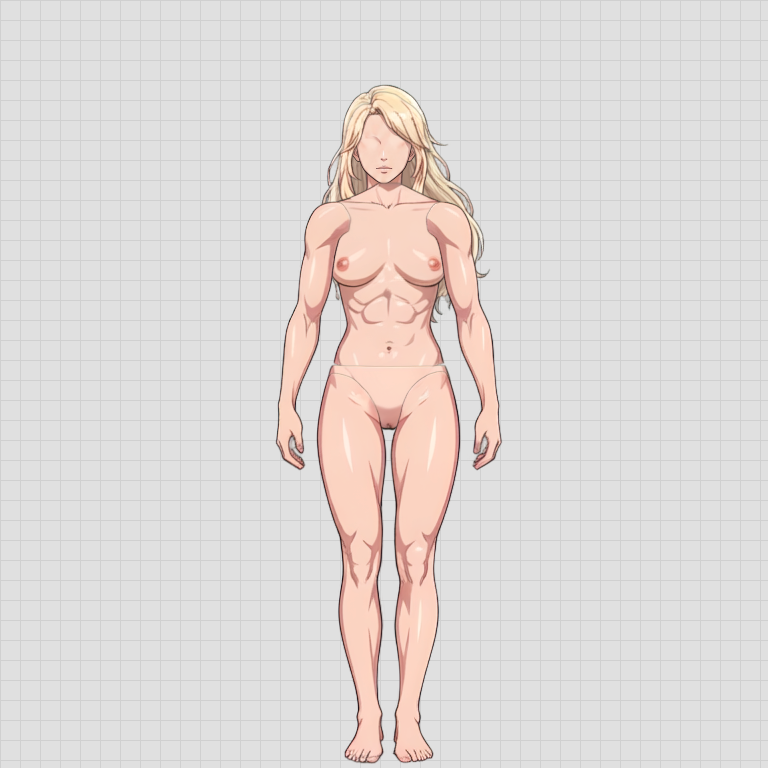
#> input picture body_ref_grid.png, 768 x 768 px
$ python -i cleanup_assist.py   (imports and definitions only)
#> lines starting #> are read from the running program, lines starting #| are printed output that depends on the picture; after the words box and inside, x2 and y2 are one past the last pixel; in counts of white or black regions, pixels touching at a corner belong together
#> further down, picture is the input picture: PIL image 768x768 RGBA; mean R, G, B, A 223.5, 218.1, 215.9, 255
"""CV-assisted cleanup proposals for Lane C clothed-guide assets.

This module is intentionally non-generative: it proposes an editable alpha mask
from the provided source artwork using local image processing only.
"""

from __future__ import annotations

from dataclasses import dataclass
from typing import Any

import cv2
import numpy as np
from PIL import Image


@dataclass(frozen=True)
class CleanupAssistResult:
    proposal: Image.Image
    alpha: Image.Image
    stats: dict[str, Any]


def _clip_strength(style_strength: float | int | str | None) -> float:
    try:
        value = float(style_strength)
    except (TypeError, ValueError):
        value = 0.35
    return max(0.0, min(1.0, value))


def _alpha_mask(image: Image.Image | None, size: tuple[int, int]) -> np.ndarray | None:
    if image is None:
        return None
    rgba = image.convert("RGBA").resize(size, Image.Resampling.LANCZOS)
    return np.array(rgba, dtype=np.uint8)[:, :, 3] > 10


def _remove_small_components(mask: np.ndarray, min_area: int) -> np.ndarray:
    count, labels, stats, _ = cv2.connectedComponentsWithStats(
        mask.astype(np.uint8), connectivity=8
    )
    out = np.zeros(mask.shape, dtype=bool)
    for label in range(1, count):
        if stats[label, cv2.CC_STAT_AREA] >= min_area:
            out[labels == label] = True
    return out


def _fill_tiny_holes(mask: np.ndarray, max_area: int) -> np.ndarray:
    inv = ~mask
    count, labels, stats, _ = cv2.connectedComponentsWithStats(
        inv.astype(np.uint8), connectivity=8
    )
    out = mask.copy()
    h, w = mask.shape
    for label in range(1, count):
        x = stats[label, cv2.CC_STAT_LEFT]
        y = stats[label, cv2.CC_STAT_TOP]
        cw = stats[label, cv2.CC_STAT_WIDTH]
        ch = stats[label, cv2.CC_STAT_HEIGHT]
        touches_edge = x == 0 or y == 0 or x + cw >= w or y + ch >= h
        if not touches_edge and stats[label, cv2.CC_STAT_AREA] <= max_area:
            out[labels == label] = True
    return out


def propose_lane_c_mask(
    source: Image.Image,
    *,
    category: str = "",
    style_strength: float = 0.35,
    current_mask: Image.Image | None = None,
    bg_removed: Image.Image | None = None,
) -> CleanupAssistResult:
    """Return a stylized garment mask proposal for a clothed guide source.

    ``style_strength`` is conservative at 0.0 and aggressive at 1.0. Conservative
    settings preserve more colored pixels, dark outlines, and semi-transparent
    edges; aggressive settings remove more low-saturation/skin-like residue.
    """
#> called with category = '', style_strength = 0.35

    strength = _clip_strength(style_strength)
    rgba_img = source.convert("RGBA")
    rgba = np.array(rgba_img, dtype=np.uint8)
    rgb = rgba[:, :, :3]
    alpha = rgba[:, :, 3]
#> alpha: shape (768, 768); every value is 255
    h, w = alpha.shape
#> h = 768; w = 768
    total = max(1, h * w)
#> total = 589824

    visible = alpha > 10
#> visible: shape (768, 768) bool; every value is 1
    if visible.mean() > 0.985:
        visible = np.ones((h, w), dtype=bool)

    hsv = cv2.cvtColor(rgb, cv2.COLOR_RGB2HSV)
#> hsv: shape (768, 768, 3); mean H, S, V 1.7, 8.4, 223.5
    hue = hsv[:, :, 0]
    sat = hsv[:, :, 1]
    val = hsv[:, :, 2]
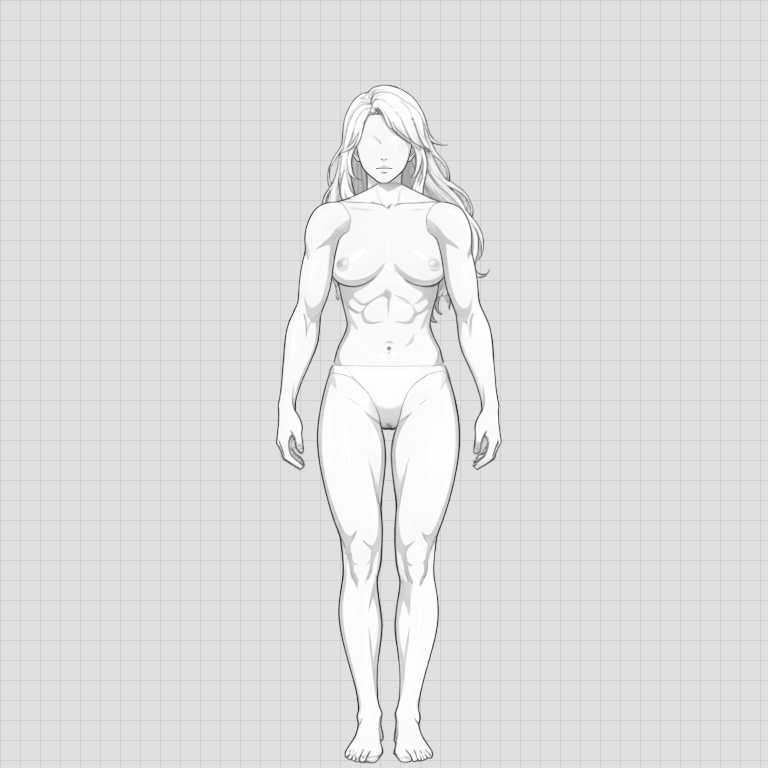
#> val: shape (768, 768); min 34, max 255, mean 223.5
    lum = (
        0.2126 * rgb[:, :, 0].astype(np.float32)
        + 0.7152 * rgb[:, :, 1].astype(np.float32)
        + 0.0722 * rgb[:, :, 2].astype(np.float32)
    )

    max_rgb = rgb.max(axis=2)
    min_rgb = rgb.min(axis=2)
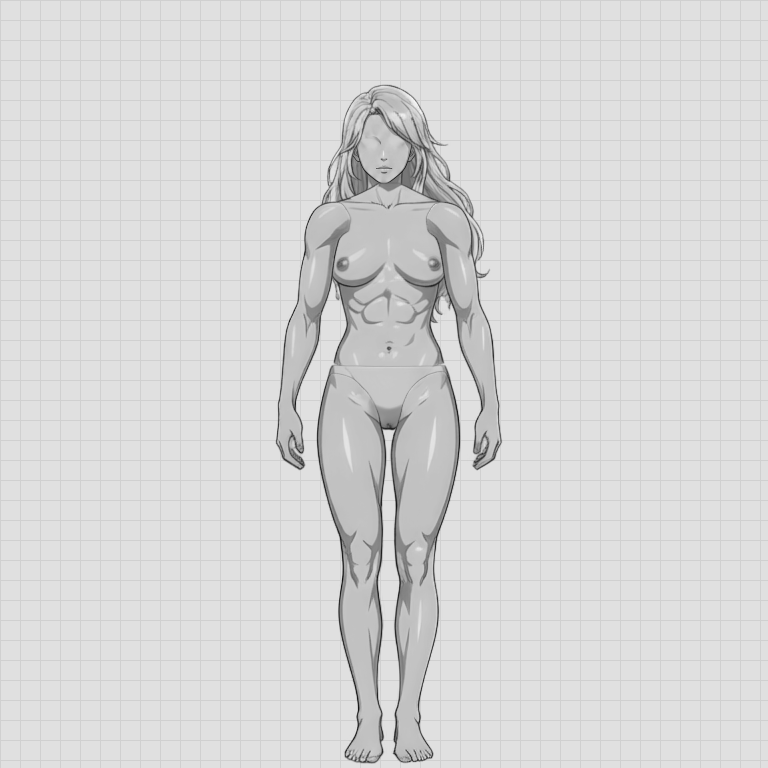
#> min_rgb: shape (768, 768); min 18, max 249, mean 215.9
    neutral = (max_rgb - min_rgb) <= (16 + int(10 * strength))
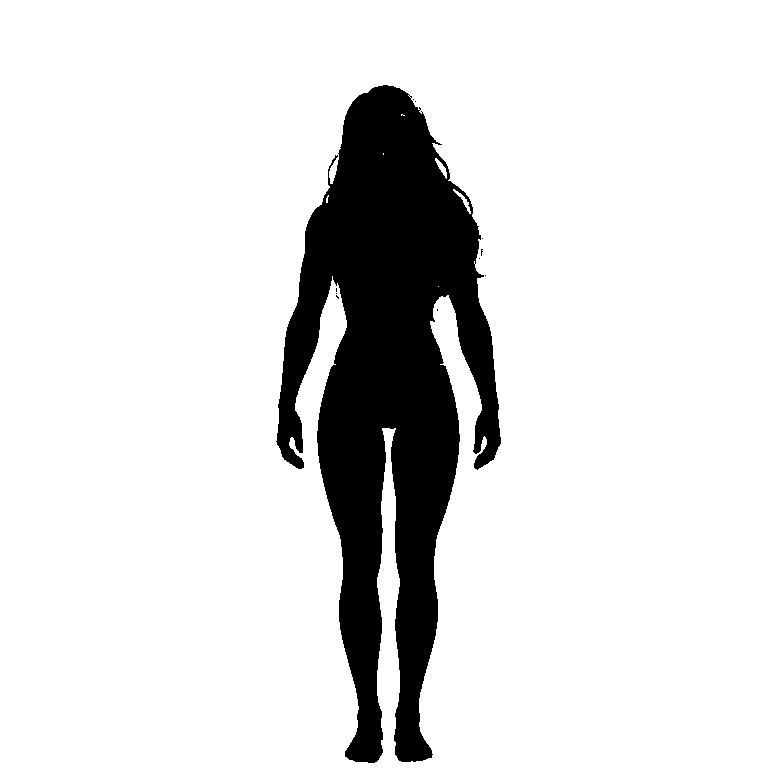
#> neutral: shape (768, 768) bool; 86.9% white; 11 black regions (10 under 20 px), largest, box (x1, y1, x2, y2) and area: (276, 85, 501, 763) 77037
    light_bg = (val >= (244 - int(24 * strength))) & neutral
#> light_bg: shape (768, 768) bool; 0.01% white in thin lines or dots, all inside (x1, y1, x2, y2) = (336, 95, 483, 246)
    near_white = (rgb[:, :, 0] > 238) & (rgb[:, :, 1] > 238) & (rgb[:, :, 2] > 238)
#> near_white: shape (768, 768) bool; 0% white in thin lines or dots, all inside (x1, y1, x2, y2) = (401, 97, 422, 116)
    background = light_bg | near_white | (alpha <= 10)

    dark_line = visible & (lum < (72 + int(18 * (1.0 - strength)))) & (val < 150)
#> dark_line: shape (768, 768) bool; 0.29% white in thin lines or dots, all inside (x1, y1, x2, y2) = (277, 110, 499, 762)
    saturated_color = visible & (sat > (34 + int(28 * strength))) & (val < 250)
#> saturated_color: shape (768, 768) bool; 7% white; 160 white regions (150 under 20 px), largest, box (x1, y1, x2, y2) and area: (276, 88, 501, 763) 40782, (404, 442, 412, 454) 43, (416, 388, 429, 402) 33
    colored_ink = visible & (sat > 18) & ~background
#> colored_ink: shape (768, 768) bool; 13.3% white; 5 white regions (3 under 20 px), largest, box (x1, y1, x2, y2) and area: (276, 85, 502, 763) 78250, (478, 235, 484, 260) 38

    candidate = visible & ~background & (colored_ink | saturated_color | dark_line)
#> candidate: shape (768, 768) bool; 13.3% white; 5 white regions (3 under 20 px), largest, box (x1, y1, x2, y2) and area: (276, 85, 502, 763) 78274, (478, 235, 484, 260) 38

    # Remove common exposed-skin guide residue more strongly as the user moves
    # toward aggressive. Dark outlines are protected separately.
    r = rgb[:, :, 0].astype(np.int16)
    g = rgb[:, :, 1].astype(np.int16)
    b = rgb[:, :, 2].astype(np.int16)
    skin_like = (
        (r > 120)
        & (g > 70)
        & (b > 45)
        & (r > g + 8)
        & (g > b + 5)
        & ((r - b) > 22)
        & (hue < 26)
        & (sat < (118 + int(40 * strength)))
    )
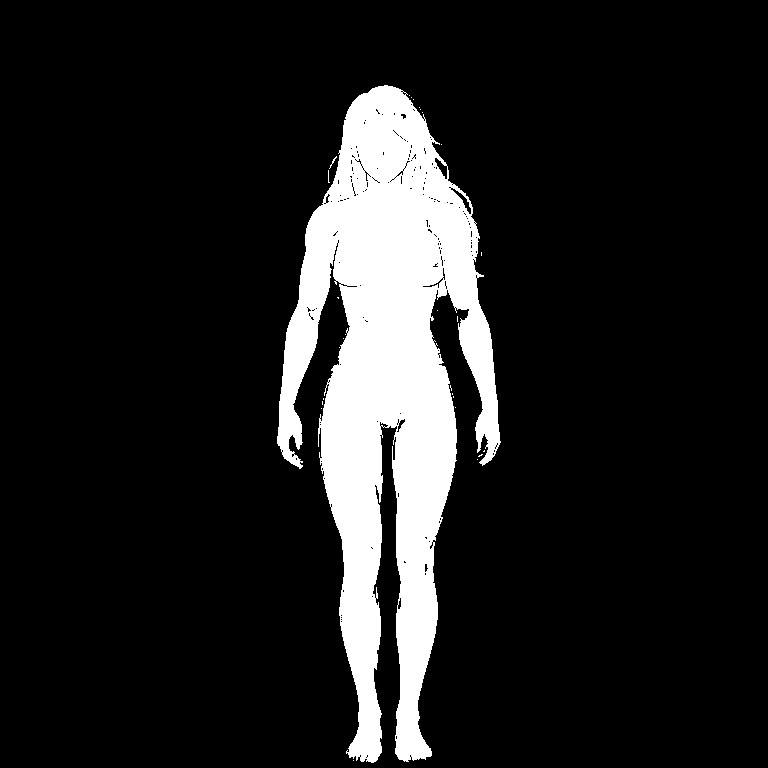
#> skin_like: shape (768, 768) bool; 12.5% white; 28 white regions (26 under 20 px), largest, box (x1, y1, x2, y2) and area: (277, 85, 501, 763) 73351, (329, 156, 337, 169) 20
    if strength >= 0.25:
        candidate &= ~(skin_like & ~dark_line)
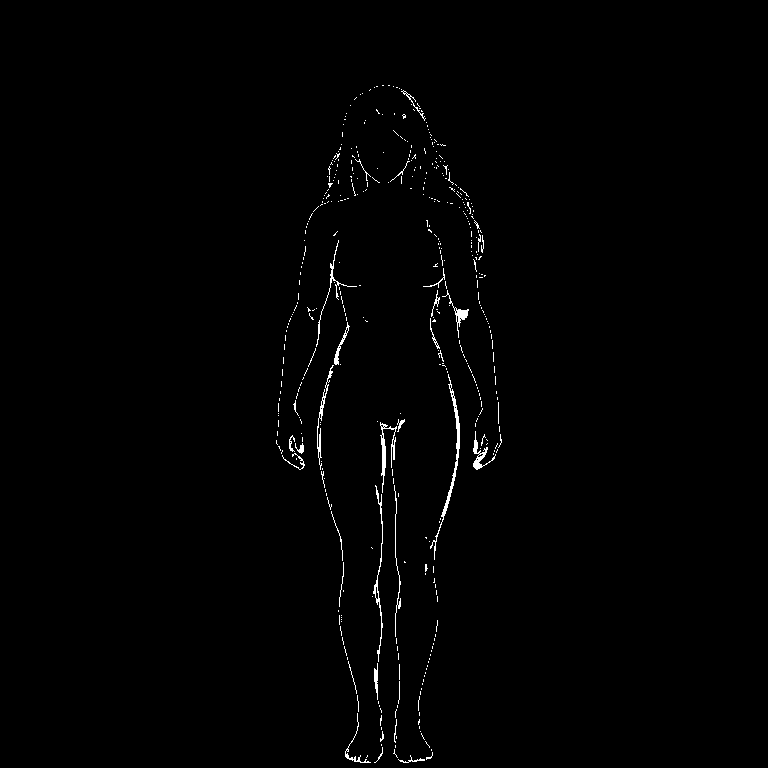
#> candidate: shape (768, 768) bool; 0.83% white in thin lines or dots, all inside (x1, y1, x2, y2) = (276, 85, 502, 763)

    bg_mask = _alpha_mask(bg_removed, (w, h))
    if bg_mask is not None:
        candidate = candidate & (bg_mask | dark_line | saturated_color)

    kernel = np.ones((3, 3), dtype=np.uint8)
    if strength < 0.5:
        candidate = cv2.morphologyEx(candidate.astype(np.uint8), cv2.MORPH_CLOSE, kernel).astype(bool)
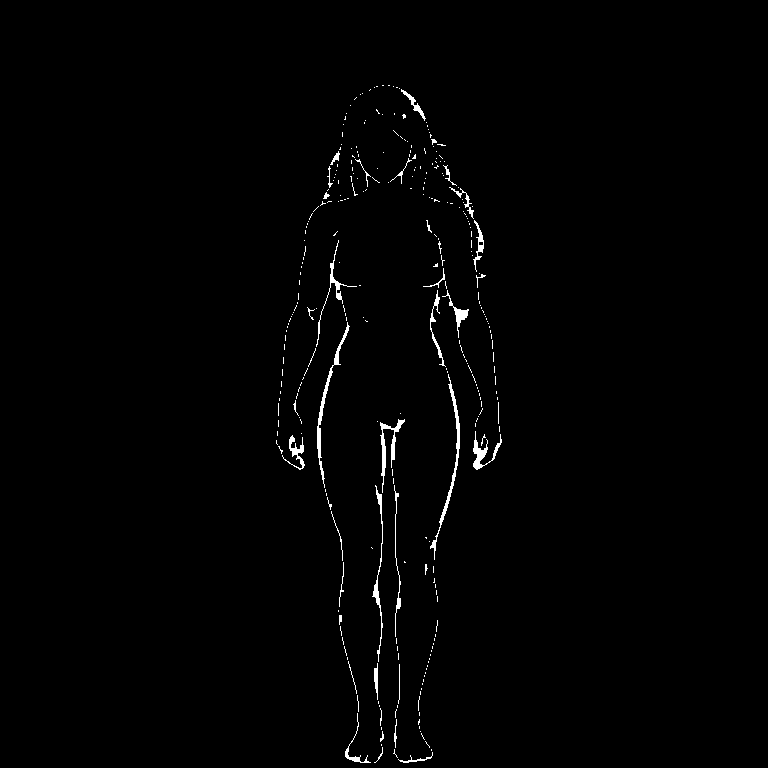
#> candidate: shape (768, 768) bool; 0.99% white; 308 white regions (269 under 20 px), largest, box (x1, y1, x2, y2) and area: (430, 374, 460, 560) 530, (317, 322, 350, 488) 515, (380, 419, 405, 493) 409
        candidate |= dark_line
    else:
        candidate = cv2.morphologyEx(candidate.astype(np.uint8), cv2.MORPH_OPEN, kernel).astype(bool)
        candidate |= dark_line & cv2.dilate(candidate.astype(np.uint8), kernel, iterations=1).astype(bool)

    min_area = max(8, int(total * (0.00025 + 0.0015 * strength)))
#> min_area = 457
    before_components = candidate.copy()
    candidate = _remove_small_components(candidate, min_area)
#> in _remove_small_components, `count, labels, stats, _ = cv2.connectedComponentsWithStats( mask.astyp..`: labels: shape (768, 768) int32; 309 distinct labels, from 0 to 308
#> in _remove_small_components, `count, labels, stats, _ = cv2.connectedComponentsWithStats( mask.astyp..`: count = 309; stats = 309 rows, first 6: [0, 0, 768, 768, 584001], [382, 85, 2, 1, 2], [388, 85, 2, 1, 2], [374, 87, 1, 1, 1], [376, 86, 2, 1, 2], [393, 86, 1, 1, 1]
#> after the loop in _remove_small_components, `for label in range(1, count):`:
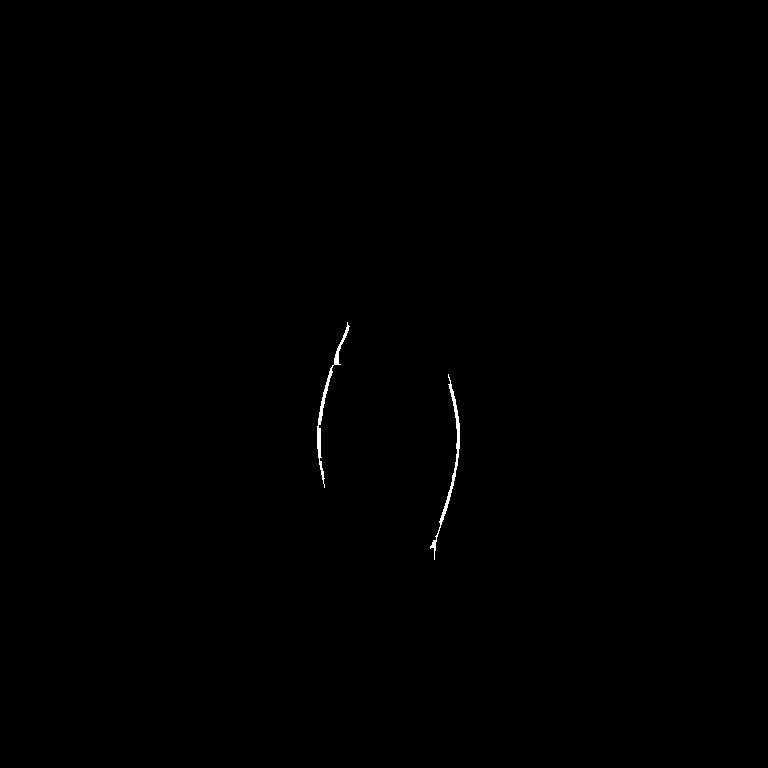
#> out: shape (768, 768) bool; 0.18% white; 2 white regions, box (x1, y1, x2, y2) and area: (430, 374, 460, 560) 530, (317, 322, 350, 488) 515
    if not candidate.any() and before_components.any():
        candidate = _remove_small_components(before_components, 1)

    candidate = _fill_tiny_holes(candidate, max(8, int(total * 0.0007)))
#> in _fill_tiny_holes, `count, labels, stats, _ = cv2.connectedComponentsWithStats( inv.astype..`: count = 2; stats = [[317, 322, 143, 238, 1045], [0, 0, 768, 768, 588779]]
#> the loop in _fill_tiny_holes, `for label in range(1, count):` made 1 pass
#> (x, y, cw, ch, touches_edge) on pass 1: (0, 0, 768, 768, True)

    source_visible_count = int(visible.sum())
#> source_visible_count = 589824
    candidate_count = int(candidate.sum())
#> candidate_count = 1045
    used_fallback = False
    if source_visible_count and candidate_count / source_visible_count < 0.015:
        # Keep Lane C proposals editable and non-destructive by avoiding a
        # nearly empty mask when the heuristic over-cleans.
        fallback = visible & ~background
        fallback |= dark_line | saturated_color
        fallback = _remove_small_components(fallback, max(4, min_area // 2))
        if fallback.sum() > candidate_count:
            candidate = fallback
            candidate_count = int(candidate.sum())
#> candidate_count = 589764
            used_fallback = True

    out_alpha = np.where(candidate, alpha, 0).astype(np.uint8)
    if int(alpha.max()) == 255 and int(alpha.min()) == 255:
        out_alpha[candidate] = 255

    out_rgba = rgba.copy()
    out_rgba[:, :, 3] = out_alpha
#> out_rgba: shape (768, 768, 4); 0.01% of pixels changed, all inside (x1, y1, x2, y2) = (336, 95, 483, 246)

    protected_count = int(dark_line.sum())
#> protected_count = 1723
    kept_protected = int((dark_line & candidate).sum())
#> kept_protected = 1723
    edge_score = 1.0 if protected_count == 0 else kept_protected / protected_count
#> edge_score = 1

    current_diff_coverage = None
    current = _alpha_mask(current_mask, (w, h))
    if current is not None:
        diff = np.logical_xor(current, candidate)
        current_diff_coverage = float(diff.sum() / total)

    removed_count = max(0, source_visible_count - candidate_count)
#> removed_count = 60
    coverage = float(candidate_count / total)
#> coverage = 1
    removed_coverage = 0.0 if source_visible_count == 0 else float(removed_count / source_visible_count)
#> removed_coverage = 0.000102
    flags = {
        "empty": candidate_count < 128 or coverage < 0.002,
        "overclean": source_visible_count > 0 and candidate_count / source_visible_count < 0.08,
        "coverage_drop": removed_coverage > 0.82,
        "body_background_likely": coverage > 0.7 or (visible.mean() > 0.95 and removed_coverage < 0.08),
        "outline_damage": edge_score < 0.82,
        "used_fallback": used_fallback,
    }
#> flags = {'empty': False, 'overclean': False, 'coverage_drop': False, 'body_background_likely': True, 'outline_damage': False, 'used_fallback': True}
    if current_diff_coverage is not None:
        flags["proposal_diff"] = current_diff_coverage > 0.35

    stats: dict[str, Any] = {
        "backend": "cv",
        "category": category,
        "style_strength": strength,
        "source_visible_pixels": source_visible_count,
        "visible_pixels": candidate_count,
        "removed_pixels": removed_count,
        "coverage": coverage,
        "removed_coverage": removed_coverage,
        "edge_preservation_score": float(edge_score),
        "current_diff_coverage": current_diff_coverage,
        "warnings": flags,
    }
    return CleanupAssistResult(
        proposal=Image.fromarray(out_rgba, mode="RGBA"),
        alpha=Image.fromarray(out_alpha, mode="L"),
        stats=stats,
    )

>>> from PIL import Image
>>> picture = Image.open('../body_ref_grid.png')
>>> result = propose_lane_c_mask(picture)
